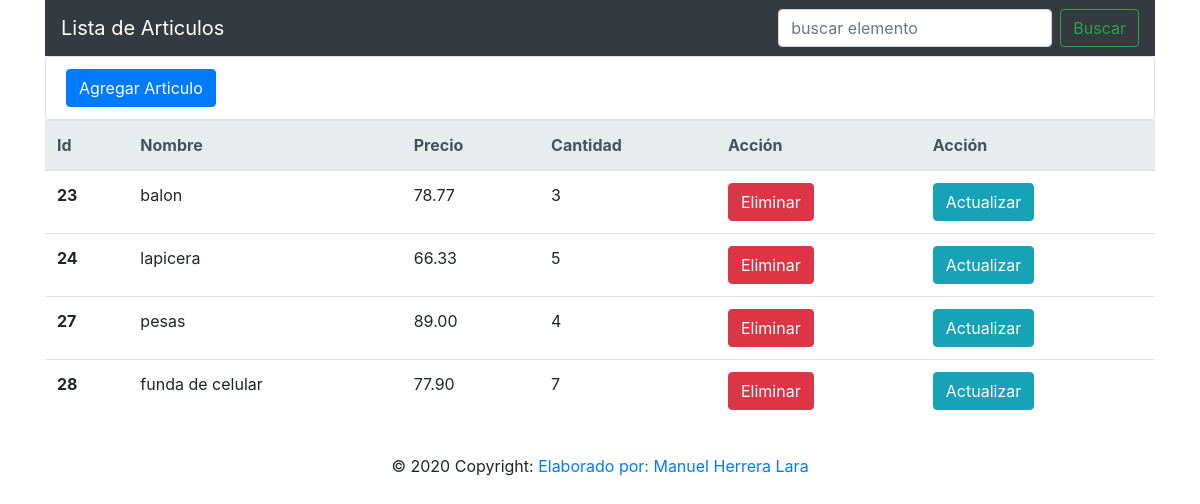
/articulos/lista/, run on an earlier commit of the app's database.
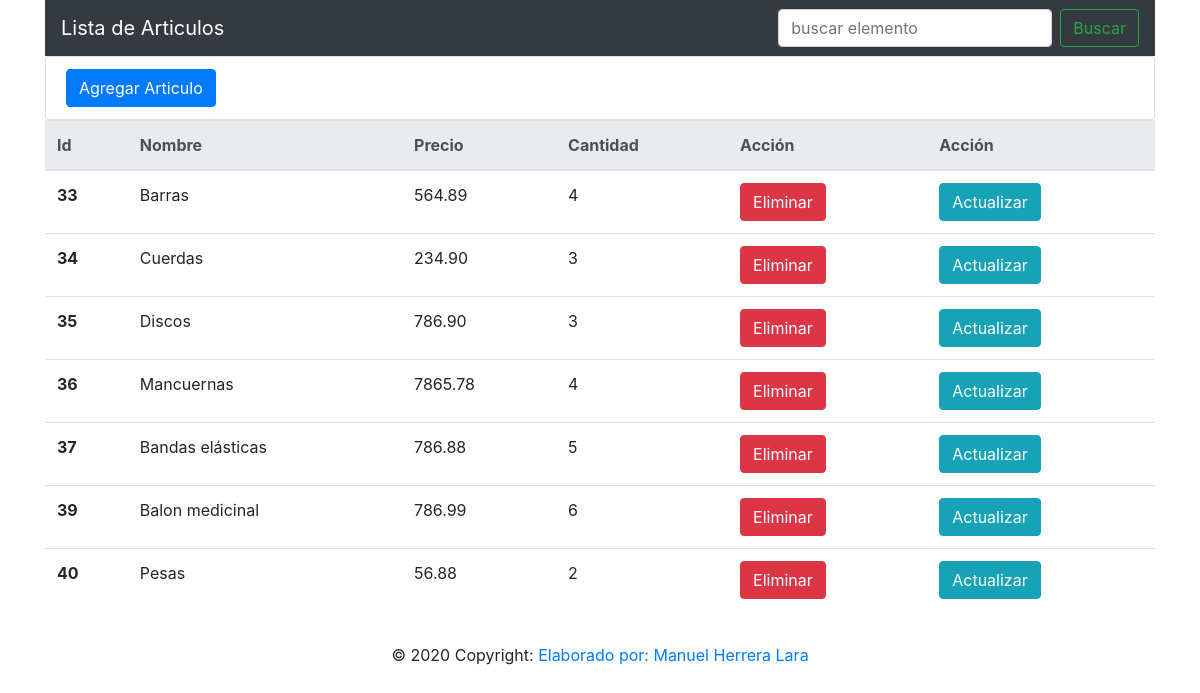
And on a later commit of the database.
### articulos/models.py (models this page shows, shortened)
class Articulo(models.Model):
    nombre = models.CharField("Nombre", max_length=100)
    cantidad = models.IntegerField("Stock")
    precio = models.DecimalField("Precio unitario", max_digits=10, decimal_places=2)
    descripcion = models.TextField("Descripción", null=True, blank=True)

### articulos/views.py (the view)
# urls.py: path('lista/', views.lista, name="lista_articulos"),
def lista(request):
    articulos = Articulo.objects.all()
    return render(request, 'articulos/lista_articulos.html', {'articulos': articulos})

### articulos/templates/articulos/lista_articulos.html
{% extends 'articulos/base.html' %}
{% block content%}
    <div class="container">
        <div>
            <ul class="list-group">
                <li class="list-group-item">
                    <a href="{% url 'articulos:agregar' %}">
                        <button type="button" class="btn btn-primary">Agregar Articulo</button>
                    </a>
                </li>
            </ul>
        </div>
        <table class="table">
            <thead class="thead-light">
                <tr>
                    <th scope="col">Id</th>
                    <th scope="col">Nombre</th>
                    <th scope="col">Precio</th>
                    <th scope="col">Cantidad</th>
                    <th acope="col">Acción</th>
                    <th scope="col">Acción</th>
                </tr>
            </thead>
            <tbody>
                {% for articulo in articulos %}
                    <tr>
                        <th scope="row">{{ articulo.id }}</th>
                        <td>{{ articulo.nombre }}</td>
                        <td>{{ articulo.precio }}</td>
                        <td>{{ articulo.cantidad }}</td>
                        <td>
                            <a href="{% url 'articulos:eliminar' articulo.id %}">
                                <button type="button" class="btn btn-danger">Eliminar</button>
                            </a>
                        </td>
                        <td>
                            <a href="{% url 'articulos:actualizar' articulo.id %}">
                                <button type="button" class="btn btn-info">Actualizar</button>
                            </a>
                        </td>
                    </tr>
                {% endfor %}
            </tbody>
        </table>
    </div>
{% endblock%}

### articulos/templates/articulos/base.html (shortened to what this page needs)
<!doctype html>
<html lang="en">
  <head>
    <link rel="stylesheet" href="https://stackpath.bootstrapcdn.com/bootstrap/4.4.1/css/bootstrap.min.css">
  </head>
  <body>
    {% block header%}
        <div class="container">
            <nav class="navbar navbar-dark bg-dark">
                <a class="navbar-brand">Lista de Articulos</a>
                <form class="form-inline">
                <input class="form-control mr-sm-2" type="search" placeholder="buscar elemento" aria-label="Search">
                <button class="btn btn-outline-success my-2 my-sm-0" type="submit">Buscar</button>
                </form>
            </nav>
        </div>
    {% endblock %}
    {% block content %}
    {% endblock %}
    {% block footer %}
      <footer class="page-footer font-small blue">
        <div class="footer-copyright text-center py-3">© 2020 Copyright:
          <a href="https://mdbootstrap.com/education/bootstrap/"> Elaborado por: Manuel Herrera Lara</a>
        </div>
      </footer>
    {% endblock %}
  </body>
</html>

What changed in the data, as far as the page shows it:
removed Articulo: id "23", nombre "balon", precio "78.77", cantidad "3"
removed Articulo: id "24", nombre "lapicera", precio "66.33", cantidad "5"
removed Articulo: id "27", nombre "pesas", precio "89.00", cantidad "4"
removed Articulo: id "28", nombre "funda de celular", precio "77.90", cantidad "7"
added Articulo: id "33", nombre "Barras", precio "564.89", cantidad "4"
added Articulo: id "34", nombre "Cuerdas", precio "234.90", cantidad "3"
added Articulo: id "35", nombre "Discos", precio "786.90", cantidad "3"
added Articulo: id "36", nombre "Mancuernas", precio "7865.78", cantidad "4"
added Articulo: id "37", nombre "Bandas elásticas", precio "786.88", cantidad "5"
added Articulo: id "39", nombre "Balon medicinal", precio "786.99", cantidad "6"
added Articulo: id "40", nombre "Pesas", precio "56.88", cantidad "2"
